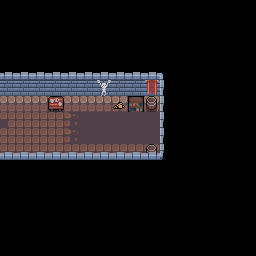

Below is a game level as drawn by its tile map, then a one-line description and the .tmx file that defines it, in full:
An orthogonal 16x16 tile map with 16x16 px tiles, 3 tile layers (Background, Midground, Foreground), 2 tilesets and 6 objects (3x Goblin, 2x Torch, Chest).

<map version="1.2" tiledversion="1.3.4" orientation="orthogonal" renderorder="right-down" width="16" height="16" tilewidth="16" tileheight="16" infinite="0" nextlayerid="6" nextobjectid="11">
 <tileset firstgid="1" name="tilemap" tilewidth="16" tileheight="16" tilecount="72" columns="9">
  <image source="../assets/tilemap.png" width="144" height="128" />
 </tileset>
 <tileset firstgid="73" name="sprite" tilewidth="16" tileheight="16" tilecount="252" columns="28">
  <image source="../assets/spritesheet.png" width="448" height="144" />
 </tileset>
 <layer id="2" name="Background" width="16" height="16">
  <data encoding="csv">
0,0,0,0,0,0,0,0,0,0,0,0,0,0,0,0,
0,0,0,0,0,0,0,0,0,0,0,0,0,0,0,0,
0,0,0,0,0,0,0,0,0,0,0,0,0,0,0,0,
0,0,0,0,0,0,0,0,0,0,0,0,0,0,0,0,
0,0,0,0,0,0,0,0,0,0,0,0,0,0,0,0,
43,43,43,43,43,43,43,43,43,43,0,0,0,0,0,0,
17,17,17,17,17,17,17,17,17,17,0,0,0,0,0,0,
21,12,12,12,30,33,33,33,33,33,0,0,0,0,0,0,
12,12,12,12,30,33,33,33,33,33,0,0,0,0,0,0,
12,12,12,12,12,12,12,12,12,12,0,0,0,0,0,0,
0,0,0,0,0,0,0,0,0,0,0,0,0,0,0,0,
0,0,0,0,0,0,0,0,0,0,0,0,0,0,0,0,
0,0,0,0,0,0,0,0,0,0,0,0,0,0,0,0,
0,0,0,0,0,0,0,0,0,0,0,0,0,0,0,0,
0,0,0,0,0,0,0,0,0,0,0,0,0,0,0,0,
0,0,0,0,0,0,0,0,0,0,0,0,0,0,0,0
</data>
 </layer>
 <layer id="3" name="Midground" width="16" height="16">
  <data encoding="csv">
0,0,0,0,0,0,0,0,0,0,0,0,0,0,0,0,
0,0,0,0,0,0,0,0,0,0,0,0,0,0,0,0,
0,0,0,0,0,0,0,0,0,0,0,0,0,0,0,0,
0,0,0,0,0,0,0,0,0,0,0,0,0,0,0,0,
37,37,37,37,37,37,37,37,37,37,37,0,0,0,0,0,
0,0,0,0,0,0,14,0,0,5,37,0,0,0,0,0,
0,0,0,15,0,0,0,1,3,2,37,0,0,0,0,0,
0,0,0,0,0,0,0,0,0,0,37,0,0,0,0,0,
0,0,0,0,0,0,0,0,0,0,37,0,0,0,0,0,
0,0,0,0,0,0,0,0,0,2,37,0,0,0,0,0,
37,37,37,37,37,37,37,37,37,37,37,0,0,0,0,0,
0,0,0,0,0,0,0,0,0,0,0,0,0,0,0,0,
0,0,0,0,0,0,0,0,0,0,0,0,0,0,0,0,
0,0,0,0,0,0,0,0,0,0,0,0,0,0,0,0,
0,0,0,0,0,0,0,0,0,0,0,0,0,0,0,0,
0,0,0,0,0,0,0,0,0,0,0,0,0,0,0,0
</data>
 </layer>
 <objectgroup id="4" name="Sprites">
  <object id="2" name="Goblin" gid="101" x="22.1071" y="122.169" width="16" height="16" />
  <object id="4" name="Goblin" gid="101" x="73.3789" y="131.707" width="16" height="16" />
  <object id="5" name="Goblin" gid="101" x="22.4051" y="142.14" width="16" height="16" />
  <object id="7" name="Torch" gid="163" x="73.0806" y="95.6386" width="16" height="16" />
  <object id="8" name="Torch" gid="163" x="-0.249651" y="95.3405" width="16" height="16" />
  <object id="10" name="Chest" gid="107" x="121.669" y="134.688" width="16" height="16" />
 </objectgroup>
 <layer id="5" name="Foreground" width="16" height="16">
  <data encoding="csv">
0,0,0,0,0,0,0,0,0,0,0,0,0,0,0,0,
0,0,0,0,0,0,0,0,0,0,0,0,0,0,0,0,
0,0,0,0,0,0,0,0,0,0,0,0,0,0,0,0,
0,0,0,0,0,0,0,0,0,0,0,0,0,0,0,0,
66,66,66,66,66,66,66,66,66,66,40,0,0,0,0,0,
0,0,0,0,0,0,0,0,0,0,49,0,0,0,0,0,
0,0,0,0,0,0,0,0,0,0,49,0,0,0,0,0,
0,0,0,0,0,0,0,0,0,0,49,0,0,0,0,0,
0,0,0,0,0,0,0,0,0,0,49,0,0,0,0,0,
66,66,66,66,66,66,66,66,66,66,58,0,0,0,0,0,
0,0,0,0,0,0,0,0,0,0,0,0,0,0,0,0,
0,0,0,0,0,0,0,0,0,0,0,0,0,0,0,0,
0,0,0,0,0,0,0,0,0,0,0,0,0,0,0,0,
0,0,0,0,0,0,0,0,0,0,0,0,0,0,0,0,
0,0,0,0,0,0,0,0,0,0,0,0,0,0,0,0,
0,0,0,0,0,0,0,0,0,0,0,0,0,0,0,0
</data>
 </layer>
</map>
